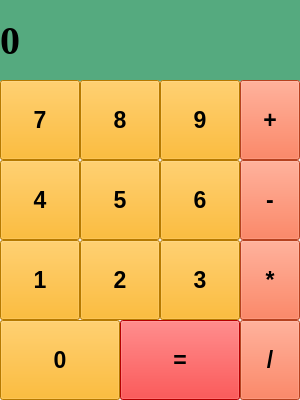
<?xml version="1.0" encoding="UTF-8"?>
<ui version="4.0">
 <class>MainWindow</class>
 <widget class="QMainWindow" name="MainWindow">
  <property name="geometry">
   <rect>
    <x>0</x>
    <y>0</y>
    <width>300</width>
    <height>400</height>
   </rect>
  </property>
  <property name="windowTitle">
   <string>Калькулятор</string>
  </property>
  <widget class="QWidget" name="centralwidget">
   <widget class="QLabel" name="label_result">
    <property name="geometry">
     <rect>
      <x>0</x>
      <y>0</y>
      <width>300</width>
      <height>81</height>
     </rect>
    </property>
    <property name="font">
     <font>
      <family>Times New Roman</family>
      <pointsize>30</pointsize>
      <weight>75</weight>
      <bold>true</bold>
     </font>
    </property>
    <property name="styleSheet">
     <string notr="true">background-color: rgb(85, 170, 127);</string>
    </property>
    <property name="text">
     <string>0</string>
    </property>
    <property name="margin">
     <number>10</number>
    </property>
   </widget>
   <widget class="QPushButton" name="btn_0">
    <property name="geometry">
     <rect>
      <x>0</x>
      <y>320</y>
      <width>120</width>
      <height>80</height>
     </rect>
    </property>
    <property name="font">
     <font>
      <pointsize>17</pointsize>
      <weight>75</weight>
      <bold>true</bold>
     </font>
    </property>
    <property name="styleSheet">
     <string notr="true">background-color: rgb(255, 170, 0);</string>
    </property>
    <property name="text">
     <string>0</string>
    </property>
   </widget>
   <widget class="QPushButton" name="btn_equal">
    <property name="geometry">
     <rect>
      <x>120</x>
      <y>320</y>
      <width>120</width>
      <height>80</height>
     </rect>
    </property>
    <property name="font">
     <font>
      <pointsize>17</pointsize>
      <weight>75</weight>
      <bold>true</bold>
     </font>
    </property>
    <property name="styleSheet">
     <string notr="true">background-color: rgb(0, 255, 127);
background-color: rgb(255, 0, 0);</string>
    </property>
    <property name="text">
     <string>=</string>
    </property>
   </widget>
   <widget class="QPushButton" name="btn_1">
    <property name="geometry">
     <rect>
      <x>0</x>
      <y>240</y>
      <width>80</width>
      <height>80</height>
     </rect>
    </property>
    <property name="font">
     <font>
      <pointsize>17</pointsize>
      <weight>75</weight>
      <bold>true</bold>
     </font>
    </property>
    <property name="styleSheet">
     <string notr="true">background-color: rgb(255, 170, 0);</string>
    </property>
    <property name="text">
     <string>1</string>
    </property>
   </widget>
   <widget class="QPushButton" name="btn_2">
    <property name="geometry">
     <rect>
      <x>80</x>
      <y>240</y>
      <width>80</width>
      <height>80</height>
     </rect>
    </property>
    <property name="font">
     <font>
      <pointsize>17</pointsize>
      <weight>75</weight>
      <bold>true</bold>
     </font>
    </property>
    <property name="styleSheet">
     <string notr="true">background-color: rgb(255, 170, 0);</string>
    </property>
    <property name="text">
     <string>2</string>
    </property>
   </widget>
   <widget class="QPushButton" name="btn_3">
    <property name="geometry">
     <rect>
      <x>160</x>
      <y>240</y>
      <width>80</width>
      <height>80</height>
     </rect>
    </property>
    <property name="font">
     <font>
      <pointsize>17</pointsize>
      <weight>75</weight>
      <bold>true</bold>
     </font>
    </property>
    <property name="styleSheet">
     <string notr="true">background-color: rgb(255, 170, 0);</string>
    </property>
    <property name="text">
     <string>3</string>
    </property>
   </widget>
   <widget class="QPushButton" name="btn_4">
    <property name="geometry">
     <rect>
      <x>0</x>
      <y>160</y>
      <width>80</width>
      <height>80</height>
     </rect>
    </property>
    <property name="font">
     <font>
      <pointsize>17</pointsize>
      <weight>75</weight>
      <bold>true</bold>
     </font>
    </property>
    <property name="styleSheet">
     <string notr="true">background-color: rgb(255, 170, 0);</string>
    </property>
    <property name="text">
     <string>4</string>
    </property>
   </widget>
   <widget class="QPushButton" name="btn_7">
    <property name="geometry">
     <rect>
      <x>0</x>
      <y>80</y>
      <width>80</width>
      <height>80</height>
     </rect>
    </property>
    <property name="font">
     <font>
      <pointsize>17</pointsize>
      <weight>75</weight>
      <bold>true</bold>
     </font>
    </property>
    <property name="styleSheet">
     <string notr="true">background-color: rgb(255, 170, 0);</string>
    </property>
    <property name="text">
     <string>7</string>
    </property>
   </widget>
   <widget class="QPushButton" name="btn_5">
    <property name="geometry">
     <rect>
      <x>80</x>
      <y>160</y>
      <width>80</width>
      <height>80</height>
     </rect>
    </property>
    <property name="font">
     <font>
      <pointsize>17</pointsize>
      <weight>75</weight>
      <bold>true</bold>
     </font>
    </property>
    <property name="styleSheet">
     <string notr="true">background-color: rgb(255, 170, 0);</string>
    </property>
    <property name="text">
     <string>5</string>
    </property>
   </widget>
   <widget class="QPushButton" name="btn_6">
    <property name="geometry">
     <rect>
      <x>160</x>
      <y>160</y>
      <width>80</width>
      <height>80</height>
     </rect>
    </property>
    <property name="font">
     <font>
      <pointsize>17</pointsize>
      <weight>75</weight>
      <bold>true</bold>
     </font>
    </property>
    <property name="styleSheet">
     <string notr="true">background-color: rgb(255, 170, 0);</string>
    </property>
    <property name="text">
     <string>6</string>
    </property>
   </widget>
   <widget class="QPushButton" name="btn_8">
    <property name="geometry">
     <rect>
      <x>80</x>
      <y>80</y>
      <width>80</width>
      <height>80</height>
     </rect>
    </property>
    <property name="font">
     <font>
      <pointsize>17</pointsize>
      <weight>75</weight>
      <bold>true</bold>
     </font>
    </property>
    <property name="styleSheet">
     <string notr="true">background-color: rgb(255, 170, 0);</string>
    </property>
    <property name="text">
     <string>8</string>
    </property>
   </widget>
   <widget class="QPushButton" name="btn_9">
    <property name="geometry">
     <rect>
      <x>160</x>
      <y>80</y>
      <width>80</width>
      <height>80</height>
     </rect>
    </property>
    <property name="font">
     <font>
      <pointsize>17</pointsize>
      <weight>75</weight>
      <bold>true</bold>
     </font>
    </property>
    <property name="styleSheet">
     <string notr="true">background-color: rgb(255, 170, 0);</string>
    </property>
    <property name="text">
     <string>9</string>
    </property>
   </widget>
   <widget class="QPushButton" name="btn_plus">
    <property name="geometry">
     <rect>
      <x>240</x>
      <y>80</y>
      <width>60</width>
      <height>80</height>
     </rect>
    </property>
    <property name="font">
     <font>
      <pointsize>17</pointsize>
      <weight>75</weight>
      <bold>true</bold>
     </font>
    </property>
    <property name="styleSheet">
     <string notr="true">background-color: rgb(255, 170, 0);
background-color: rgb(255, 92, 43);</string>
    </property>
    <property name="text">
     <string>+</string>
    </property>
   </widget>
   <widget class="QPushButton" name="btn_minus">
    <property name="geometry">
     <rect>
      <x>240</x>
      <y>160</y>
      <width>60</width>
      <height>80</height>
     </rect>
    </property>
    <property name="font">
     <font>
      <pointsize>17</pointsize>
      <weight>75</weight>
      <bold>true</bold>
     </font>
    </property>
    <property name="styleSheet">
     <string notr="true">background-color: rgb(255, 170, 0);
background-color: rgb(255, 92, 43)
;</string>
    </property>
    <property name="text">
     <string>-</string>
    </property>
   </widget>
   <widget class="QPushButton" name="btn_multiply">
    <property name="geometry">
     <rect>
      <x>240</x>
      <y>240</y>
      <width>60</width>
      <height>80</height>
     </rect>
    </property>
    <property name="font">
     <font>
      <pointsize>17</pointsize>
      <weight>75</weight>
      <bold>true</bold>
     </font>
    </property>
    <property name="styleSheet">
     <string notr="true">background-color: rgb(255, 170, 0);
background-color: rgb(255, 92, 43);
</string>
    </property>
    <property name="text">
     <string>*</string>
    </property>
   </widget>
   <widget class="QPushButton" name="btn_share">
    <property name="geometry">
     <rect>
      <x>240</x>
      <y>320</y>
      <width>60</width>
      <height>80</height>
     </rect>
    </property>
    <property name="font">
     <font>
      <pointsize>17</pointsize>
      <weight>75</weight>
      <bold>true</bold>
     </font>
    </property>
    <property name="styleSheet">
     <string notr="true">background-color: rgb(255, 170, 0);
background-color: rgb(255, 92, 43);
</string>
    </property>
    <property name="text">
     <string>/</string>
    </property>
   </widget>
  </widget>
 </widget>
 <resources/>
 <connections/>
</ui>
